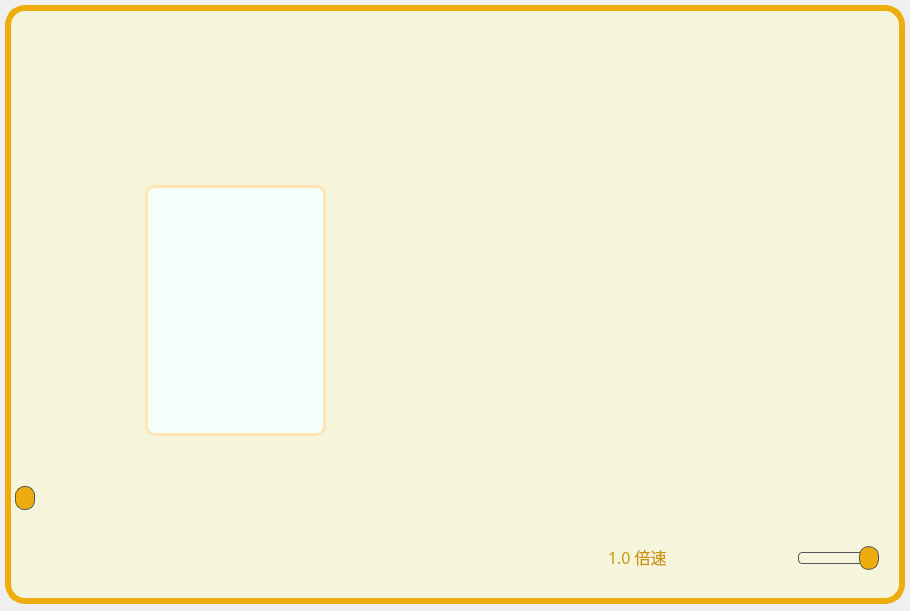
<?xml version="1.0" encoding="UTF-8"?>
<ui version="4.0">
 <class>MainWindow</class>
 <widget class="QMainWindow" name="MainWindow">
  <property name="geometry">
   <rect>
    <x>0</x>
    <y>0</y>
    <width>910</width>
    <height>611</height>
   </rect>
  </property>
  <property name="windowTitle">
   <string>音乐播放器</string>
  </property>
  <property name="windowIcon">
   <iconset>
    <normaloff>:/images/images/music24.png</normaloff>:/images/images/music24.png</iconset>
  </property>
  <widget class="QWidget" name="centralWidget">
   <layout class="QVBoxLayout" name="verticalLayout_3" stretch="0">
    <property name="spacing">
     <number>2</number>
    </property>
    <property name="leftMargin">
     <number>5</number>
    </property>
    <property name="topMargin">
     <number>5</number>
    </property>
    <property name="rightMargin">
     <number>5</number>
    </property>
    <property name="bottomMargin">
     <number>5</number>
    </property>
    <item>
     <widget class="QWidget" name="widget" native="true">
      <widget class="QWidget" name="widget_2" native="true">
       <property name="geometry">
        <rect>
         <x>0</x>
         <y>458</y>
         <width>900</width>
         <height>141</height>
        </rect>
       </property>
       <property name="styleSheet">
        <string notr="true">border: 6px solid#EEAD0E;
border-top:none;
border-bottom-left-radius: 20px;
border-bottom-right-radius: 20px;
 background-color: #F5F5DC;</string>
       </property>
       <widget class="QWidget" name="widget_6" native="true">
        <property name="geometry">
         <rect>
          <x>10</x>
          <y>60</y>
          <width>781</width>
          <height>68</height>
         </rect>
        </property>
        <property name="styleSheet">
         <string notr="true">border:none;
</string>
        </property>
        <widget class="QPushButton" name="btnCollect">
         <property name="geometry">
          <rect>
           <x>20</x>
           <y>9</y>
           <width>54</width>
           <height>50</height>
          </rect>
         </property>
         <property name="styleSheet">
          <string notr="true">  QPushButton {
    border-radius: 20px; /* 圆角半径 */
 background-color: transparent;
  }
 QPushButton:hover {
border-radius: 20px; /* 圆角半径 */
 background-color: transparent;
 }</string>
         </property>
         <property name="text">
          <string/>
         </property>
         <property name="icon">
          <iconset resource="res/resc.qrc">
           <normaloff>:/picture/pic/uncollect.png</normaloff>:/picture/pic/uncollect.png</iconset>
         </property>
         <property name="iconSize">
          <size>
           <width>50</width>
           <height>50</height>
          </size>
         </property>
        </widget>
        <widget class="QLabel" name="labRatio">
         <property name="geometry">
          <rect>
           <x>90</x>
           <y>10</y>
           <width>111</width>
           <height>41</height>
          </rect>
         </property>
         <property name="styleSheet">
          <string notr="true">  font-family: &quot;幼圆&quot;;
	  font-size:15pt;
	  font-weight: bold;
	 color: #CD950C;
background-color: transparent;
border:none;</string>
         </property>
         <property name="text">
          <string/>
         </property>
        </widget>
        <widget class="QPushButton" name="btnLoop">
         <property name="geometry">
          <rect>
           <x>260</x>
           <y>10</y>
           <width>54</width>
           <height>50</height>
          </rect>
         </property>
         <property name="styleSheet">
          <string notr="true">  QPushButton {
    border-radius: 20px; /* 圆角半径 */
 background-color: transparent;
border:none;
  }
 QPushButton:hover {
border-radius: 20px; /* 圆角半径 */
 background-color: transparent;
border:none;
 }
</string>
         </property>
         <property name="text">
          <string/>
         </property>
         <property name="icon">
          <iconset resource="res/resc.qrc">
           <normaloff>:/picture/pic/lib.png</normaloff>:/picture/pic/lib.png</iconset>
         </property>
         <property name="iconSize">
          <size>
           <width>50</width>
           <height>50</height>
          </size>
         </property>
         <property name="checkable">
          <bool>true</bool>
         </property>
         <property name="checked">
          <bool>true</bool>
         </property>
        </widget>
        <widget class="QPushButton" name="btnPrevious">
         <property name="geometry">
          <rect>
           <x>370</x>
           <y>10</y>
           <width>54</width>
           <height>50</height>
          </rect>
         </property>
         <property name="toolTip">
          <string>前一曲</string>
         </property>
         <property name="styleSheet">
          <string notr="true">  QPushButton {
    border-radius: 20px; /* 圆角半径 */
 background-color: transparent;
border:none;
  }
 QPushButton:hover {
border-radius: 20px; /* 圆角半径 */
 background-color: transparent;
border:none;
 }
</string>
         </property>
         <property name="text">
          <string/>
         </property>
         <property name="icon">
          <iconset resource="res/resc.qrc">
           <normaloff>:/picture/pic/pre.png</normaloff>:/picture/pic/pre.png</iconset>
         </property>
         <property name="iconSize">
          <size>
           <width>50</width>
           <height>50</height>
          </size>
         </property>
        </widget>
        <widget class="QPushButton" name="btnPlay">
         <property name="geometry">
          <rect>
           <x>420</x>
           <y>10</y>
           <width>54</width>
           <height>50</height>
          </rect>
         </property>
         <property name="toolTip">
          <string>播放</string>
         </property>
         <property name="styleSheet">
          <string notr="true">  QPushButton {
    border-radius: 20px; /* 圆角半径 */
 background-color: transparent;
border:none;
  }
 QPushButton:hover {
border-radius: 20px; /* 圆角半径 */
 background-color: transparent;
border:none;
 }
</string>
         </property>
         <property name="text">
          <string/>
         </property>
         <property name="icon">
          <iconset resource="res/resc.qrc">
           <normaloff>:/picture/pic/play.png</normaloff>:/picture/pic/play.png</iconset>
         </property>
         <property name="iconSize">
          <size>
           <width>50</width>
           <height>50</height>
          </size>
         </property>
        </widget>
        <widget class="QPushButton" name="btnNext">
         <property name="geometry">
          <rect>
           <x>520</x>
           <y>10</y>
           <width>54</width>
           <height>50</height>
          </rect>
         </property>
         <property name="toolTip">
          <string>后一曲</string>
         </property>
         <property name="styleSheet">
          <string notr="true">  QPushButton {
    border-radius: 20px; /* 圆角半径 */
 background-color: transparent;
border:none;
  }
 QPushButton:hover {
border-radius: 20px; /* 圆角半径 */
 background-color: transparent;
border:none;
 }
</string>
         </property>
         <property name="text">
          <string/>
         </property>
         <property name="icon">
          <iconset resource="res/resc.qrc">
           <normaloff>:/picture/pic/next.png</normaloff>:/picture/pic/next.png</iconset>
         </property>
         <property name="iconSize">
          <size>
           <width>50</width>
           <height>50</height>
          </size>
         </property>
        </widget>
        <widget class="QDoubleSpinBox" name="doubleSpinBox">
         <property name="geometry">
          <rect>
           <x>589</x>
           <y>22</y>
           <width>102</width>
           <height>24</height>
          </rect>
         </property>
         <property name="minimumSize">
          <size>
           <width>0</width>
           <height>24</height>
          </size>
         </property>
         <property name="font">
          <font>
           <family>幼圆</family>
           <pointsize>12</pointsize>
          </font>
         </property>
         <property name="styleSheet">
          <string notr="true">QDoubleSpinBox {
    padding: 2px; /* 内边距 */
   color: #CD950C;
	background-color: transparent;
 border-radius: 10px;
border:none;
}</string>
         </property>
         <property name="frame">
          <bool>true</bool>
         </property>
         <property name="prefix">
          <string/>
         </property>
         <property name="suffix">
          <string> 倍速 </string>
         </property>
         <property name="decimals">
          <number>1</number>
         </property>
         <property name="minimum">
          <double>0.500000000000000</double>
         </property>
         <property name="maximum">
          <double>1.500000000000000</double>
         </property>
         <property name="singleStep">
          <double>0.100000000000000</double>
         </property>
         <property name="value">
          <double>1.000000000000000</double>
         </property>
        </widget>
        <widget class="QPushButton" name="btnSound">
         <property name="geometry">
          <rect>
           <x>697</x>
           <y>9</y>
           <width>54</width>
           <height>50</height>
          </rect>
         </property>
         <property name="styleSheet">
          <string notr="true">  QPushButton {
    border-radius: 20px; /* 圆角半径 */
 background-color: transparent;
border:none;
  }
 QPushButton:hover {
border-radius: 20px; /* 圆角半径 */
 background-color: transparent;
border:none;
 }
</string>
         </property>
         <property name="text">
          <string/>
         </property>
         <property name="icon">
          <iconset resource="res/resc.qrc">
           <normaloff>:/picture/pic/sound.png</normaloff>:/picture/pic/sound.png</iconset>
         </property>
         <property name="iconSize">
          <size>
           <width>50</width>
           <height>50</height>
          </size>
         </property>
         <property name="flat">
          <bool>true</bool>
         </property>
        </widget>
        <widget class="QPushButton" name="btnStop">
         <property name="geometry">
          <rect>
           <x>320</x>
           <y>10</y>
           <width>54</width>
           <height>50</height>
          </rect>
         </property>
         <property name="toolTip">
          <string>停止</string>
         </property>
         <property name="styleSheet">
          <string notr="true">  QPushButton {
    border-radius: 20px; /* 圆角半径 */
 background-color: transparent;
border:none;
  }
 QPushButton:hover {
border-radius: 20px; /* 圆角半径 */
 background-color: transparent;
border:none;
 }
</string>
         </property>
         <property name="text">
          <string/>
         </property>
         <property name="icon">
          <iconset resource="res/resc.qrc">
           <normaloff>:/picture/pic/stop.png</normaloff>:/picture/pic/stop.png</iconset>
         </property>
         <property name="iconSize">
          <size>
           <width>50</width>
           <height>50</height>
          </size>
         </property>
        </widget>
        <widget class="QPushButton" name="btnPause">
         <property name="geometry">
          <rect>
           <x>470</x>
           <y>10</y>
           <width>51</width>
           <height>51</height>
          </rect>
         </property>
         <property name="styleSheet">
          <string notr="true">  QPushButton {
    border-radius: 20px; /* 圆角半径 */
 background-color: transparent;
border:none;
  }
 QPushButton:hover {
border-radius: 20px; /* 圆角半径 */
 background-color: transparent;
border:none;
 }</string>
         </property>
         <property name="text">
          <string/>
         </property>
         <property name="icon">
          <iconset resource="res/resc.qrc">
           <normaloff>:/picture/pic/pasue1.png</normaloff>:/picture/pic/pasue1.png</iconset>
         </property>
         <property name="iconSize">
          <size>
           <width>50</width>
           <height>50</height>
          </size>
         </property>
        </widget>
       </widget>
       <widget class="QSlider" name="sliderVolumn">
        <property name="geometry">
         <rect>
          <x>793</x>
          <y>80</y>
          <width>81</width>
          <height>31</height>
         </rect>
        </property>
        <property name="sizePolicy">
         <sizepolicy hsizetype="Fixed" vsizetype="Fixed">
          <horstretch>0</horstretch>
          <verstretch>0</verstretch>
         </sizepolicy>
        </property>
        <property name="styleSheet">
         <string notr="true">QSlider::groove:horizontal {
    border: none;
    background: #EEAD0E; /* 进度条背景颜色 */
    height: 8px;
    margin: 2px 0;
    border-radius: 4px;
}

QSlider::handle:horizontal {
    background: #EEAD0E; /* 鼠标覆盖时的滑块颜色 */
    border: 1px solid #555555;
    width: 18px;
    height: 18px;
    margin: -8px 0;
    border-radius: 10px;
    opacity: 0; /* 初始时隐藏滑块 */
}

QSlider::handle:horizontal:hover {
    opacity: 1; /* 鼠标覆盖时显示滑块 */
}

QSlider::sub-page:horizontal {
    background: #F5F5DC; /* 已完成部分的颜色 */
    border: 1px solid #555555;
    height: 8px;
    border-radius: 4px;
}
QSlider{
border:none;
}
</string>
        </property>
        <property name="maximum">
         <number>100</number>
        </property>
        <property name="value">
         <number>100</number>
        </property>
        <property name="orientation">
         <enum>Qt::Horizontal</enum>
        </property>
       </widget>
       <widget class="QSlider" name="sliderPosition">
        <property name="geometry">
         <rect>
          <x>10</x>
          <y>20</y>
          <width>881</width>
          <height>31</height>
         </rect>
        </property>
        <property name="styleSheet">
         <string notr="true">QSlider::groove:horizontal {
    border: none;
    background:#F5F5DC; /* 进度条背景颜色 */
    height: 8px;
    margin: 2px 0;
    border-radius: 4px;
}

QSlider::handle:horizontal {
    background: #EEAD0E; /* 鼠标覆盖时的滑块颜色 */
    border: 1px solid #555555;
    width: 18px;
    height: 18px;
    margin: -8px 0;
    border-radius: 9px;
    opacity: 0; /* 初始时隐藏滑块 */
}


QSlider::sub-page:horizontal {
    background: #F5F5DC; /* 已完成部分的颜色 */
    border: 1px solid #555555;
    height: 8px;
    border-radius: 4px;
}
QSlider{
border:none;
}</string>
        </property>
        <property name="orientation">
         <enum>Qt::Horizontal</enum>
        </property>
       </widget>
      </widget>
      <widget class="QWidget" name="widget_3" native="true">
       <property name="geometry">
        <rect>
         <x>0</x>
         <y>0</y>
         <width>900</width>
         <height>138</height>
        </rect>
       </property>
       <property name="styleSheet">
        <string notr="true">border: 6px solid#EEAD0E;
border-bottom:none;
border-top-left-radius: 20px;
border-top-right-radius: 20px;
 background-color:#F5F5DC;</string>
       </property>
       <layout class="QHBoxLayout" name="horizontalLayout">
        <property name="topMargin">
         <number>0</number>
        </property>
        <item>
         <widget class="QPushButton" name="title">
          <property name="sizePolicy">
           <sizepolicy hsizetype="Fixed" vsizetype="Fixed">
            <horstretch>0</horstretch>
            <verstretch>0</verstretch>
           </sizepolicy>
          </property>
          <property name="styleSheet">
           <string notr="true">  QPushButton {
    border-radius: 20px; /* 圆角半径 */
 background-color: transparent;
border:none;
  }
 QPushButton:hover {
border-radius: 20px; /* 圆角半径 */
 background-color: transparent;
 }</string>
          </property>
          <property name="text">
           <string/>
          </property>
          <property name="icon">
           <iconset resource="res/resc.qrc">
            <normaloff>:/picture/pic/title.png</normaloff>:/picture/pic/title.png</iconset>
          </property>
          <property name="iconSize">
           <size>
            <width>120</width>
            <height>120</height>
           </size>
          </property>
         </widget>
        </item>
        <item>
         <spacer name="horizontalSpacer">
          <property name="orientation">
           <enum>Qt::Horizontal</enum>
          </property>
          <property name="sizeHint" stdset="0">
           <size>
            <width>40</width>
            <height>20</height>
           </size>
          </property>
         </spacer>
        </item>
        <item>
         <widget class="QPushButton" name="btnMin">
          <property name="sizePolicy">
           <sizepolicy hsizetype="Fixed" vsizetype="Fixed">
            <horstretch>0</horstretch>
            <verstretch>0</verstretch>
           </sizepolicy>
          </property>
          <property name="styleSheet">
           <string notr="true">  QPushButton {
    border-radius: 20px; /* 圆角半径 */
 background-color: transparent;
border:none;
  }
 QPushButton:hover {
border-radius: 20px; /* 圆角半径 */
 background-color: transparent;
 }</string>
          </property>
          <property name="text">
           <string/>
          </property>
          <property name="icon">
           <iconset resource="res/resc.qrc">
            <normaloff>:/picture/pic/103.png</normaloff>:/picture/pic/103.png</iconset>
          </property>
          <property name="iconSize">
           <size>
            <width>60</width>
            <height>60</height>
           </size>
          </property>
         </widget>
        </item>
        <item>
         <widget class="QPushButton" name="btnMax">
          <property name="sizePolicy">
           <sizepolicy hsizetype="Fixed" vsizetype="Fixed">
            <horstretch>0</horstretch>
            <verstretch>0</verstretch>
           </sizepolicy>
          </property>
          <property name="styleSheet">
           <string notr="true">  QPushButton {
    border-radius: 20px; /* 圆角半径 */
 background-color: transparent;
border:none;
  }
 QPushButton:hover {
border-radius: 20px; /* 圆角半径 */
 background-color: transparent;
 }</string>
          </property>
          <property name="text">
           <string/>
          </property>
          <property name="icon">
           <iconset resource="res/resc.qrc">
            <normaloff>:/picture/pic/close1.png</normaloff>:/picture/pic/close1.png</iconset>
          </property>
          <property name="iconSize">
           <size>
            <width>60</width>
            <height>60</height>
           </size>
          </property>
         </widget>
        </item>
        <item>
         <widget class="QPushButton" name="btnClose">
          <property name="sizePolicy">
           <sizepolicy hsizetype="Fixed" vsizetype="Fixed">
            <horstretch>0</horstretch>
            <verstretch>0</verstretch>
           </sizepolicy>
          </property>
          <property name="styleSheet">
           <string notr="true">  QPushButton {
    border-radius: 20px; /* 圆角半径 */
 background-color: transparent;
border:none;
  }
 QPushButton:hover {
border-radius: 20px; /* 圆角半径 */
 background-color: transparent;
 }</string>
          </property>
          <property name="text">
           <string/>
          </property>
          <property name="icon">
           <iconset resource="res/resc.qrc">
            <normaloff>:/picture/pic/open1.png</normaloff>:/picture/pic/open1.png</iconset>
          </property>
          <property name="iconSize">
           <size>
            <width>60</width>
            <height>60</height>
           </size>
          </property>
         </widget>
        </item>
       </layout>
      </widget>
      <widget class="QWidget" name="widget_4" native="true">
       <property name="geometry">
        <rect>
         <x>0</x>
         <y>100</y>
         <width>900</width>
         <height>361</height>
        </rect>
       </property>
       <property name="styleSheet">
        <string notr="true">border: 6px solid#EEAD0E;
border-bottom:none;
border-top:none;
 background-color: #F5F5DC;</string>
       </property>
       <widget class="QFrame" name="frame">
        <property name="geometry">
         <rect>
          <x>70</x>
          <y>70</y>
          <width>261</width>
          <height>271</height>
         </rect>
        </property>
        <property name="styleSheet">
         <string notr="true">border:none;
 background-color: transparent;</string>
        </property>
        <property name="frameShape">
         <enum>QFrame::StyledPanel</enum>
        </property>
        <property name="frameShadow">
         <enum>QFrame::Raised</enum>
        </property>
        <widget class="QListWidget" name="listWidget">
         <property name="geometry">
          <rect>
           <x>70</x>
           <y>10</y>
           <width>181</width>
           <height>251</height>
          </rect>
         </property>
         <property name="sizePolicy">
          <sizepolicy hsizetype="Fixed" vsizetype="Expanding">
           <horstretch>0</horstretch>
           <verstretch>0</verstretch>
          </sizepolicy>
         </property>
         <property name="font">
          <font>
           <family>仿宋</family>
           <pointsize>14</pointsize>
          </font>
         </property>
         <property name="styleSheet">
          <string notr="true">QListWidget {
    border-radius: 10px; /* 圆角半径 */
    padding: 2px; /* 内边距 */
   background-color: #F5FFFA;
    color: #CDAA7D; /* 文本颜色 */
	 border: 3px solid#FFE4B5;
}</string>
         </property>
         <property name="editTriggers">
          <set>QAbstractItemView::NoEditTriggers</set>
         </property>
         <property name="dragEnabled">
          <bool>true</bool>
         </property>
         <property name="dragDropMode">
          <enum>QAbstractItemView::InternalMove</enum>
         </property>
        </widget>
        <widget class="QPushButton" name="btnAdd">
         <property name="geometry">
          <rect>
           <x>0</x>
           <y>30</y>
           <width>71</width>
           <height>61</height>
          </rect>
         </property>
         <property name="sizePolicy">
          <sizepolicy hsizetype="Fixed" vsizetype="Fixed">
           <horstretch>0</horstretch>
           <verstretch>0</verstretch>
          </sizepolicy>
         </property>
         <property name="styleSheet">
          <string notr="true">  QPushButton {
    border-radius: 20px; /* 圆角半径 */
 background-color: transparent;
border:none;
  }
 QPushButton:hover {
border-radius: 20px; /* 圆角半径 */
 background-color: transparent;
border:none;
 }</string>
         </property>
         <property name="text">
          <string/>
         </property>
         <property name="icon">
          <iconset resource="res/resc.qrc">
           <normaloff>:/picture/pic/file.png</normaloff>:/picture/pic/file.png</iconset>
         </property>
         <property name="iconSize">
          <size>
           <width>70</width>
           <height>50</height>
          </size>
         </property>
        </widget>
        <widget class="QPushButton" name="btnClear">
         <property name="geometry">
          <rect>
           <x>0</x>
           <y>180</y>
           <width>71</width>
           <height>51</height>
          </rect>
         </property>
         <property name="sizePolicy">
          <sizepolicy hsizetype="Fixed" vsizetype="Fixed">
           <horstretch>0</horstretch>
           <verstretch>0</verstretch>
          </sizepolicy>
         </property>
         <property name="styleSheet">
          <string notr="true">  QPushButton {
    border-radius: 20px; /* 圆角半径 */
 background-color: transparent;
border:none;
  }
 QPushButton:hover {
border-radius: 20px; /* 圆角半径 */
 background-color: transparent;
border:none;
 }</string>
         </property>
         <property name="text">
          <string/>
         </property>
         <property name="icon">
          <iconset resource="res/resc.qrc">
           <normaloff>:/picture/pic/clean.png</normaloff>:/picture/pic/clean.png</iconset>
         </property>
         <property name="iconSize">
          <size>
           <width>70</width>
           <height>50</height>
          </size>
         </property>
        </widget>
        <widget class="QPushButton" name="btnRemove">
         <property name="geometry">
          <rect>
           <x>0</x>
           <y>110</y>
           <width>71</width>
           <height>51</height>
          </rect>
         </property>
         <property name="sizePolicy">
          <sizepolicy hsizetype="Fixed" vsizetype="Fixed">
           <horstretch>0</horstretch>
           <verstretch>0</verstretch>
          </sizepolicy>
         </property>
         <property name="styleSheet">
          <string notr="true">  QPushButton {
    border-radius: 20px; /* 圆角半径 */
 background-color: transparent;
border:none;
  }
 QPushButton:hover {
border-radius: 20px; /* 圆角半径 */
 background-color: transparent;
border:none;
 }</string>
         </property>
         <property name="text">
          <string/>
         </property>
         <property name="icon">
          <iconset resource="res/resc.qrc">
           <normaloff>:/picture/pic/del.png</normaloff>:/picture/pic/del.png</iconset>
         </property>
         <property name="iconSize">
          <size>
           <width>70</width>
           <height>50</height>
          </size>
         </property>
        </widget>
       </widget>
       <widget class="QPushButton" name="btnShow">
        <property name="geometry">
         <rect>
          <x>9</x>
          <y>155</y>
          <width>64</width>
          <height>60</height>
         </rect>
        </property>
        <property name="styleSheet">
         <string notr="true">  QPushButton {
    border-radius: 20px; /* 圆角半径 */
 background-color: transparent;
border:none;
  }
 QPushButton:hover {
border-radius: 20px; /* 圆角半径 */
 background-color: transparent;
border:none;
 }</string>
        </property>
        <property name="text">
         <string/>
        </property>
        <property name="icon">
         <iconset resource="res/resc.qrc">
          <normaloff>:/picture/pic/hide.png</normaloff>:/picture/pic/hide.png</iconset>
        </property>
        <property name="iconSize">
         <size>
          <width>60</width>
          <height>60</height>
         </size>
        </property>
       </widget>
       <widget class="QLabel" name="labTitle">
        <property name="geometry">
         <rect>
          <x>480</x>
          <y>20</y>
          <width>391</width>
          <height>41</height>
         </rect>
        </property>
        <property name="sizePolicy">
         <sizepolicy hsizetype="Expanding" vsizetype="Fixed">
          <horstretch>0</horstretch>
          <verstretch>0</verstretch>
         </sizepolicy>
        </property>
        <property name="minimumSize">
         <size>
          <width>100</width>
          <height>0</height>
         </size>
        </property>
        <property name="font">
         <font>
          <family>幼圆</family>
          <pointsize>20</pointsize>
         </font>
        </property>
        <property name="styleSheet">
         <string notr="true">QLabel {
    border: none;
    background-color: transparent;
  border-radius: 10px; /* 圆角半径 */
    color: #CD950C; /* 文本颜色 */
}
</string>
        </property>
        <property name="text">
         <string/>
        </property>
        <property name="alignment">
         <set>Qt::AlignCenter</set>
        </property>
       </widget>
       <widget class="QLabel" name="labCur">
        <property name="geometry">
         <rect>
          <x>482</x>
          <y>90</y>
          <width>391</width>
          <height>251</height>
         </rect>
        </property>
        <property name="sizePolicy">
         <sizepolicy hsizetype="Expanding" vsizetype="Expanding">
          <horstretch>0</horstretch>
          <verstretch>0</verstretch>
         </sizepolicy>
        </property>
        <property name="font">
         <font>
          <family>幼圆</family>
          <pointsize>16</pointsize>
         </font>
        </property>
        <property name="styleSheet">
         <string notr="true">QLabel {
    border: none;
    background-color: transparent;
  border-radius: 10px; /* 圆角半径 */
    color: #CD950C; /* 文本颜色 */
}
</string>
        </property>
        <property name="text">
         <string/>
        </property>
       </widget>
       <widget class="QLabel" name="labPic">
        <property name="geometry">
         <rect>
          <x>70</x>
          <y>20</y>
          <width>401</width>
          <height>321</height>
         </rect>
        </property>
        <property name="styleSheet">
         <string notr="true">QLabel {
    border-radius: 10px; /* 圆角半径 */
    padding: 2px; /* 内边距 */
 background-color: transparent;
    color: white; /* 文本颜色 */
border:none;
}</string>
        </property>
        <property name="text">
         <string/>
        </property>
       </widget>
       <zorder>btnShow</zorder>
       <zorder>labTitle</zorder>
       <zorder>labCur</zorder>
       <zorder>labPic</zorder>
       <zorder>frame</zorder>
      </widget>
     </widget>
    </item>
   </layout>
  </widget>
 </widget>
 <layoutdefault spacing="6" margin="11"/>
 <resources>
  <include location="res/resc.qrc"/>
 </resources>
 <connections/>
</ui>
